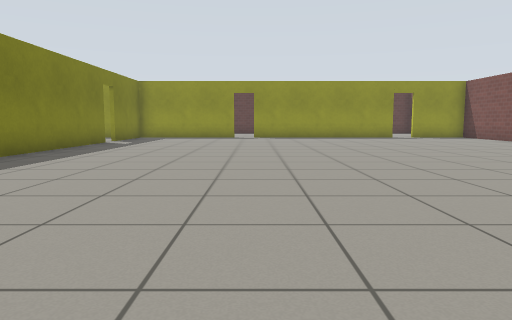
[1] (above)

17 first-person views from a walk through a robot-simulator world made for Gazebo. The camera is 0.72 m above the floor, tilts 6° down and sees 70° across. The floor is counted in squares, 1 m on a side. Each view is taken from the middle of a square. On the plan, view 1 faces up. The plan holds only what a view shows up to about 11 squares ahead; the rest is blank. The place goes on beyond the plan. Simple patterns stand in for the simulator's built-in surfaces.

[2]
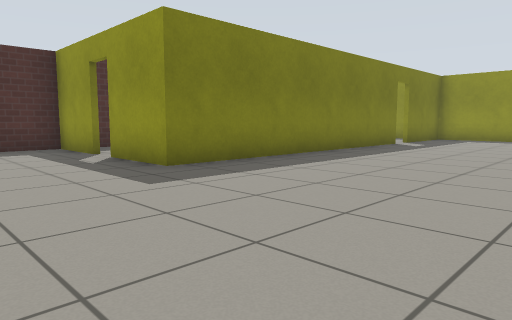

[3]
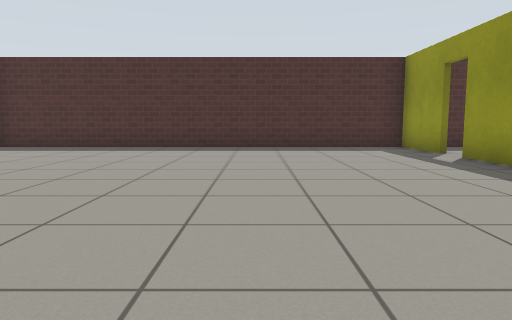

[4]
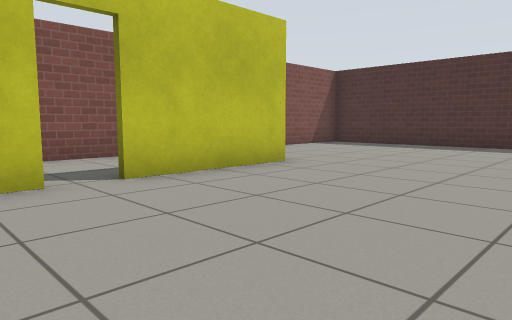

[5]
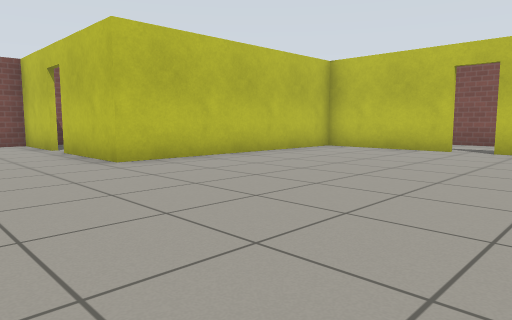

[6]
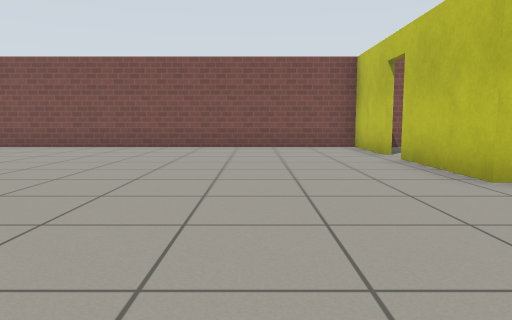

[7]
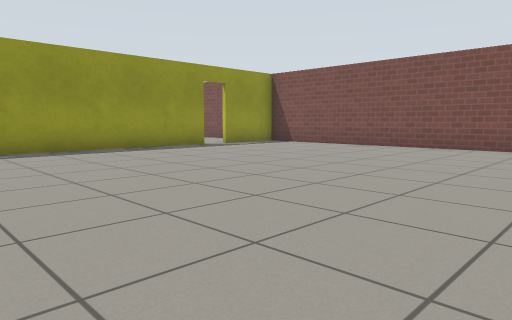

[8]
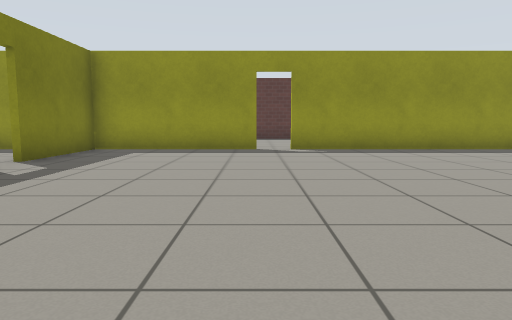

[9]
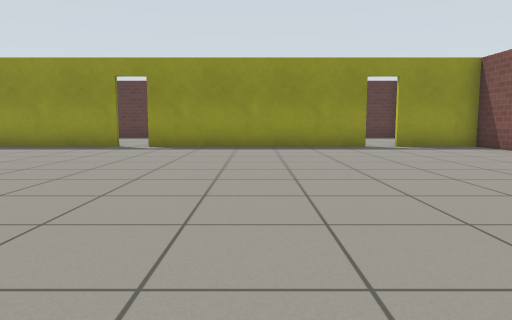

[10]
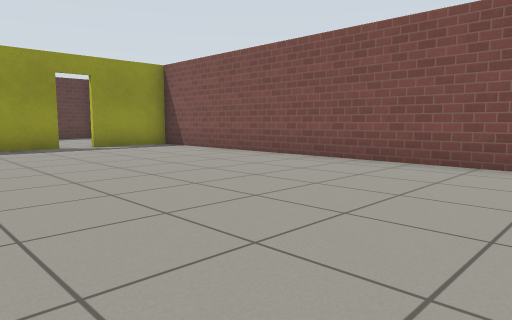

[11]
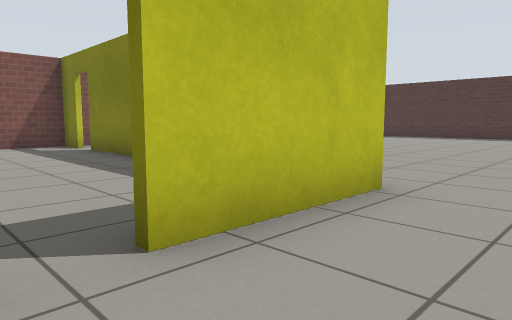

[12]
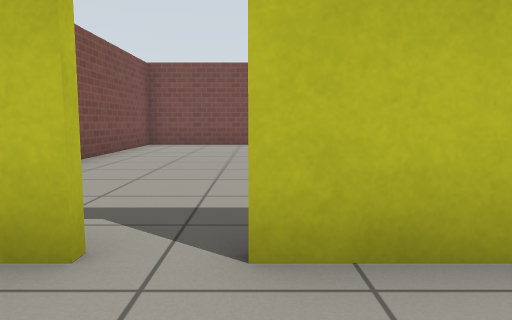

[13]
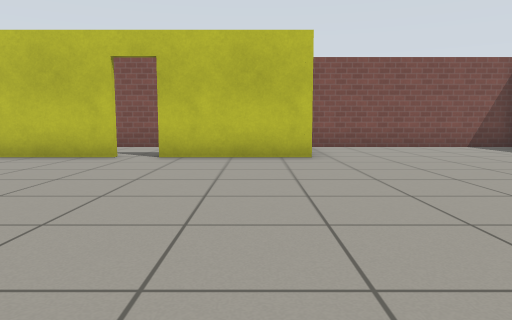

[14]
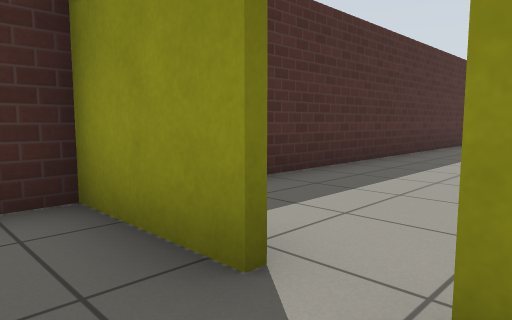

[15]
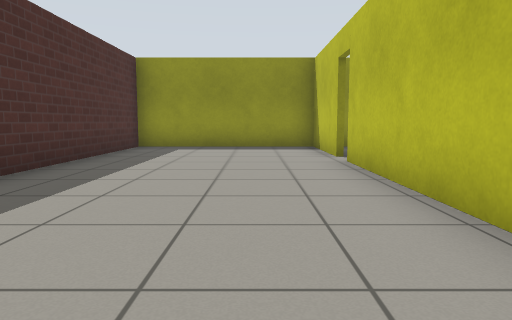

[16]
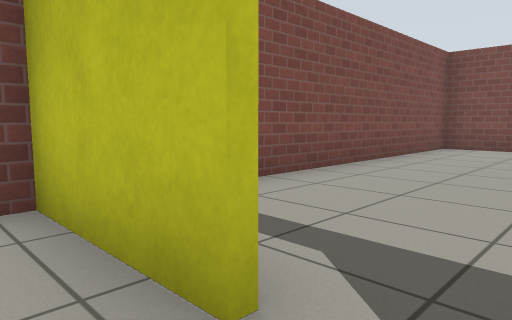

[17]
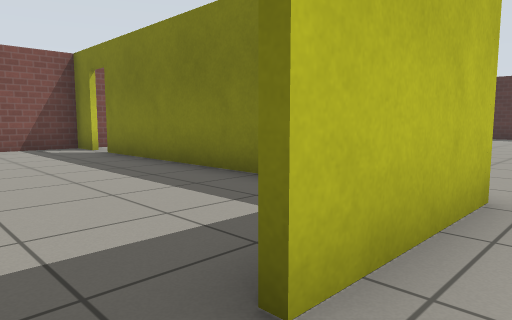

### Floor plan
Ten units are one square. View 1 is at (0, 0); x grows to the right and y downward. Boxes are objects, and circles mark ways between rooms. Rooms are numbered by the first view taken in them; rooms with no view inside come last. Other rooms are left out.
<svg viewBox="-109 -170 207 249">
<path fill="none" stroke="#000" d="M69 -22 93 -22 93 -165 70 -165M-81 -41 -104 -41 -104 74 -45 74M-52 -116 -52 -41 -74 -41M-3 44 33 44 33 -22 61 -22M-43 44 -10 44M-9 -165 -49 -165M-52 -165 -52 -135M62 -165 -1 -165M-53 -82 -53 -126M-53 -135 -53 -165M-49 -165 -104 -165 -104 -41M34 5 34 55M78 74 93 74 93 -13M34 74 52 74"/>
<circle cx="-50" cy="-130" r="3" fill="#2a7"/>
<circle cx="-75" cy="-40" r="3" fill="#2a7"/>
<circle cx="65" cy="-20" r="3" fill="#2a7"/>
<text x="0" y="-50">1</text>
<text x="-80" y="-100">2</text>
<text x="60" y="20">3</text>
</svg>
Room 1 opens to room 2. Room 1 opens to room 3.

Where each view was taken, in squares from view 1:
view 1: 0 up, 0 right, facing up
view 2: 1 up, 0 right, facing up-left
view 3: 0 up, 0 right, facing left
view 4: 0 up, 1 right, facing down-left
view 5: 5 up, 3 left, facing down-right
view 6: 5 up, 1 left, facing right
view 7: 7 up, 1 left, facing up-right
view 8: 7 up, 1 left, facing up
view 9: 6 up, 3 right, facing up
view 10: 6 up, 3 right, facing up-right
view 11: 4 up, 7 right, facing down-left
view 12: 4 up, 6 right, facing down
view 13: 3 up, 3 left, facing down
view 14: 3 up, 7 left, facing up-left
view 15: 6 up, 7 left, facing up
view 16: 3 up, 6 right, facing down-right
view 17: 3 up, 7 right, facing down-left
